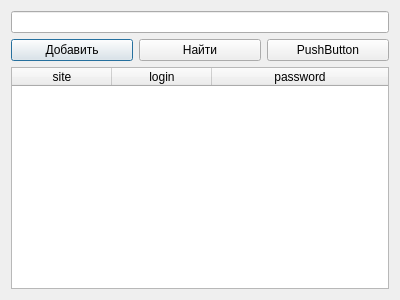
<?xml version="1.0" encoding="UTF-8"?>
<ui version="4.0">
 <class>secondwindow</class>
 <widget class="QDialog" name="secondwindow">
  <property name="geometry">
   <rect>
    <x>0</x>
    <y>0</y>
    <width>400</width>
    <height>300</height>
   </rect>
  </property>
  <property name="windowTitle">
   <string>Dialog</string>
  </property>
  <layout class="QVBoxLayout" name="verticalLayout">
   <item>
    <widget class="QLineEdit" name="lineEdit"/>
   </item>
   <item>
    <layout class="QHBoxLayout" name="horizontalLayout">
     <item>
      <widget class="QPushButton" name="pushButton">
       <property name="text">
        <string>Добавить</string>
       </property>
      </widget>
     </item>
     <item>
      <widget class="QPushButton" name="findButton">
       <property name="text">
        <string>Найти</string>
       </property>
      </widget>
     </item>
     <item>
      <widget class="QPushButton" name="pushButton_3">
       <property name="text">
        <string>PushButton</string>
       </property>
      </widget>
     </item>
    </layout>
   </item>
   <item>
    <widget class="QTableWidget" name="tableWidget">
     <property name="sizePolicy">
      <sizepolicy hsizetype="Expanding" vsizetype="Expanding">
       <horstretch>0</horstretch>
       <verstretch>0</verstretch>
      </sizepolicy>
     </property>
     <property name="acceptDrops">
      <bool>false</bool>
     </property>
     <property name="autoScrollMargin">
      <number>16</number>
     </property>
     <property name="editTriggers">
      <set>QAbstractItemView::NoEditTriggers</set>
     </property>
     <property name="sortingEnabled">
      <bool>false</bool>
     </property>
     <attribute name="horizontalHeaderVisible">
      <bool>true</bool>
     </attribute>
     <attribute name="horizontalHeaderMinimumSectionSize">
      <number>39</number>
     </attribute>
     <attribute name="horizontalHeaderHighlightSections">
      <bool>true</bool>
     </attribute>
     <attribute name="horizontalHeaderShowSortIndicator" stdset="0">
      <bool>false</bool>
     </attribute>
     <attribute name="horizontalHeaderStretchLastSection">
      <bool>true</bool>
     </attribute>
     <attribute name="verticalHeaderVisible">
      <bool>false</bool>
     </attribute>
     <attribute name="verticalHeaderCascadingSectionResizes">
      <bool>true</bool>
     </attribute>
     <attribute name="verticalHeaderDefaultSectionSize">
      <number>44</number>
     </attribute>
     <column>
      <property name="text">
       <string>site</string>
      </property>
     </column>
     <column>
      <property name="text">
       <string>login</string>
      </property>
      <property name="font">
       <font>
        <family>Segoe UI</family>
       </font>
      </property>
     </column>
     <column>
      <property name="text">
       <string>password</string>
      </property>
     </column>
    </widget>
   </item>
  </layout>
 </widget>
 <resources/>
 <connections/>
</ui>
